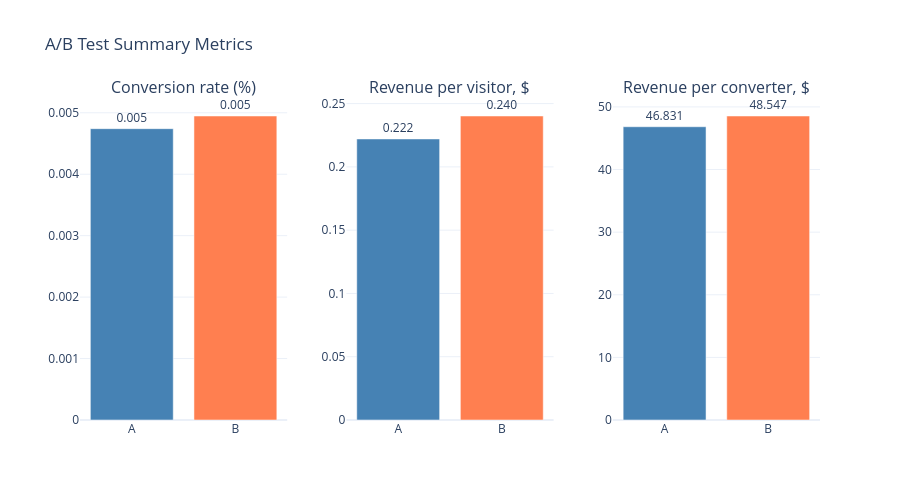

The notebook cell this image was saved under:
### Code cell
fig = make_subplots(
    rows=1, cols=3,
    subplot_titles=[
        "Conversion rate (%)",
        "Revenue per visitor, $",
        "Revenue per converter, $"
    ],
    horizontal_spacing=0.08,

)
colors = ['steelblue', 'coral']
x_vals = summary.index.tolist()

for col, metric in enumerate(['conv_rate', 'rpv', 'arpc'],start=1):
    y_vals = summary[metric].tolist()
    fig.add_trace(
        go.Bar(
            x=x_vals,
            y=y_vals,
            marker_color=colors,
            text=[f"{v:.3f}" for v in y_vals],
            textposition='outside',
            showlegend=False
        ),
        row=1, col=col
    )
fig.update_yaxes(row=1, col=1)
fig.update_layout(
    height=500,
    template="plotly_white",
    title="A/B Test Summary Metrics",
)
fig.show()

### Figure 1 — Plotly figure (JSON) as saved in the notebook; plotly's stock layout.template omitted (floating-point values rounded to 4 significant figures)
{"data": [{"marker": {"color": ["steelblue", "coral"]}, "showlegend": false, "text": ["0.005", "0.005"], "textposition": "outside", "type": "bar", "x": ["A", "B"], "xaxis": "x", "y": [0.004742, 0.004948], "yaxis": "y"}, {"marker": {"color": ["steelblue", "coral"]}, "showlegend": false, "text": ["0.222", "0.240"], "textposition": "outside", "type": "bar", "x": ["A", "B"], "xaxis": "x2", "y": [0.2221, 0.2402], "yaxis": "y2"}, {"marker": {"color": ["steelblue", "coral"]}, "showlegend": false, "text": ["46.831", "48.547"], "textposition": "outside", "type": "bar", "x": ["A", "B"], "xaxis": "x3", "y": [46.83, 48.55], "yaxis": "y3"}], "layout": {"annotations": [{"font": {"size": 16}, "showarrow": false, "text": "Conversion rate (%)", "x": 0.14, "xanchor": "center", "xref": "paper", "y": 1, "yanchor": "bottom", "yref": "paper"}, {"font": {"size": 16}, "showarrow": false, "text": "Revenue per visitor, $", "x": 0.5, "xanchor": "center", "xref": "paper", "y": 1, "yanchor": "bottom", "yref": "paper"}, {"font": {"size": 16}, "showarrow": false, "text": "Revenue per converter, $", "x": 0.86, "xanchor": "center", "xref": "paper", "y": 1, "yanchor": "bottom", "yref": "paper"}], "height": 500, "title": {"text": "A/B Test Summary Metrics"}, "xaxis": {"anchor": "y", "domain": [0, 0.28]}, "xaxis2": {"anchor": "y2", "domain": [0.36, 0.64]}, "xaxis3": {"anchor": "y3", "domain": [0.72, 1]}, "yaxis": {"anchor": "x", "domain": [0, 1]}, "yaxis2": {"anchor": "x2", "domain": [0, 1]}, "yaxis3": {"anchor": "x3", "domain": [0, 1]}}}
